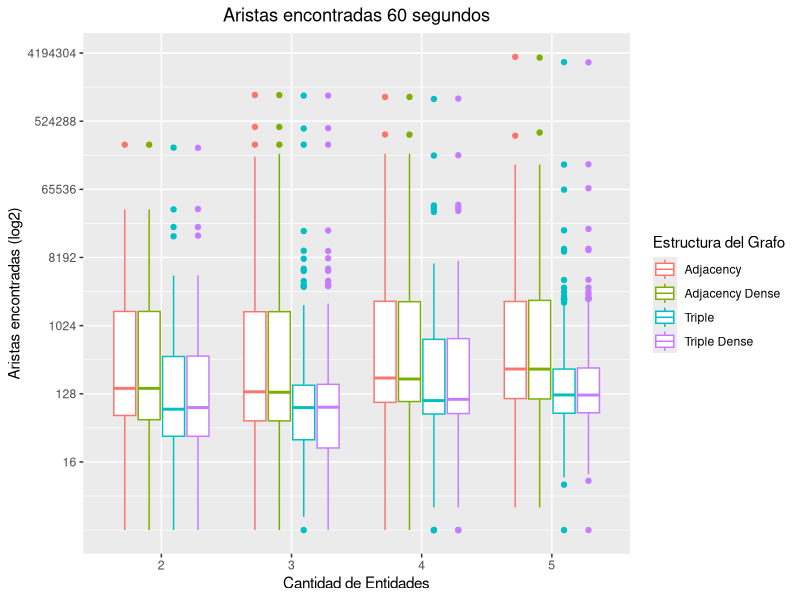
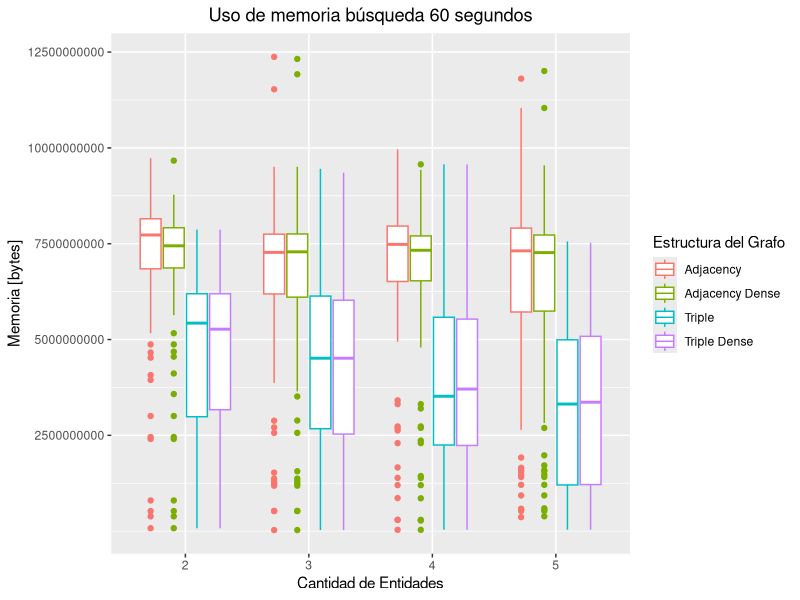
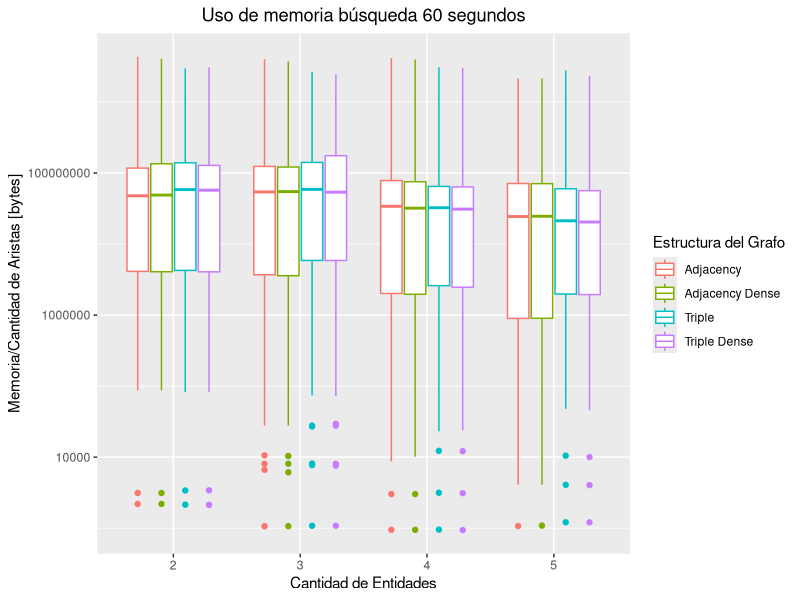
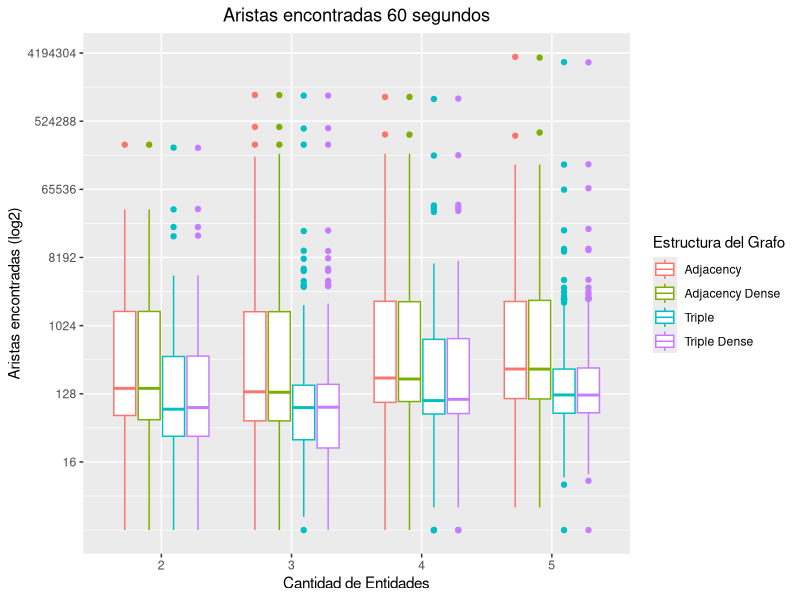
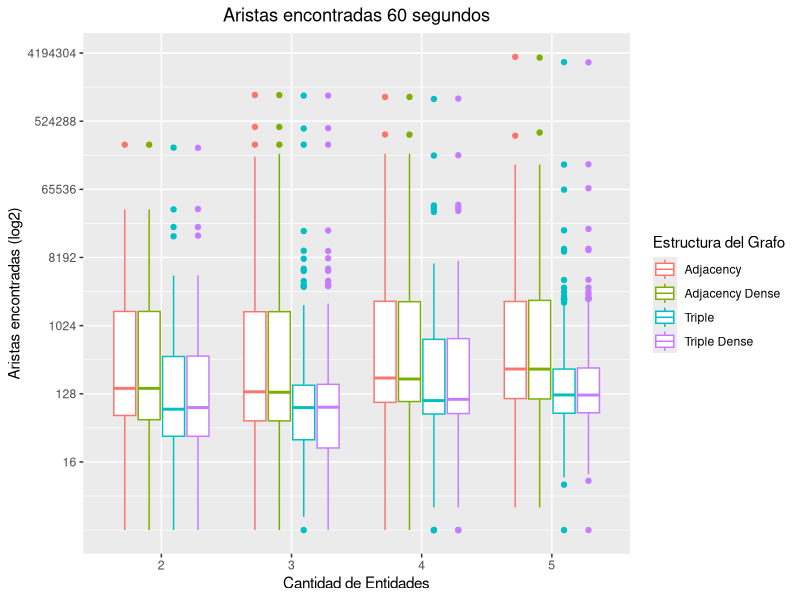
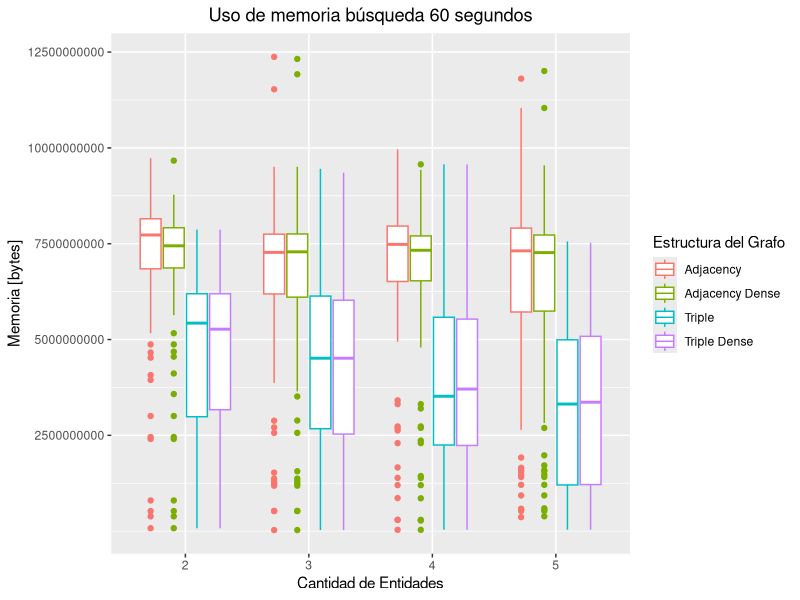
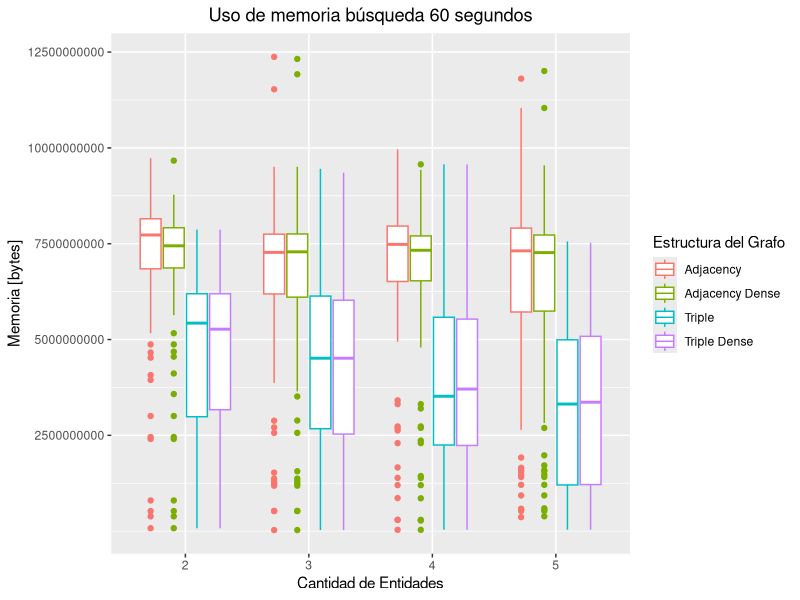
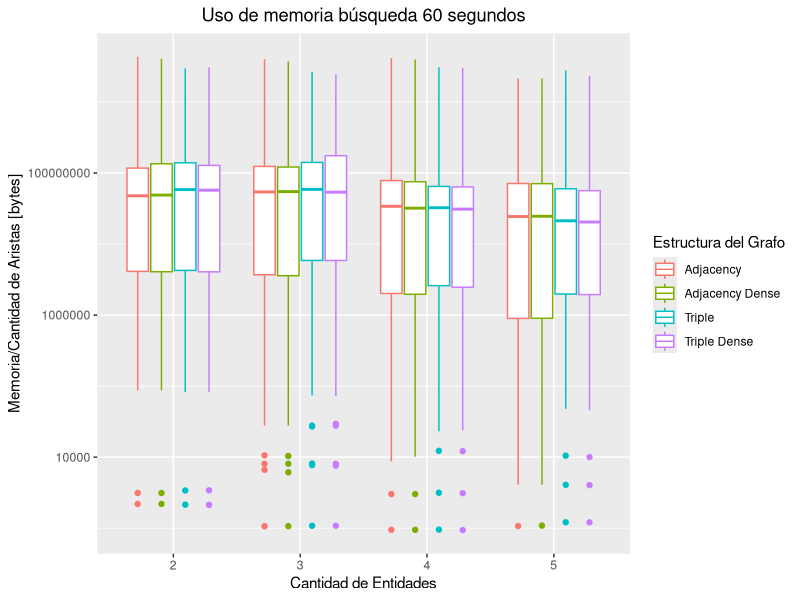

Reproduce these figures in R, in order.
## ---- chunk 1
library(ggplot2)
## ---- chunk 2
tiemposBusquedaCamino <- read.csv("datos/TPF_OptMem.csv", sep = ";")
#tiemposBusquedaCamino <- read.csv("datos/comparacion.csv", sep = ";")
## ---- chunk 3
options(scipen = 999)

tiemposBusquedaCamino$memArista = tiemposBusquedaCamino$Memoria / tiemposBusquedaCamino$Aristas

tiemposBusquedaCamino$Estructura[tiemposBusquedaCamino$Estructura == "graphGt"] <- "Objetos de Java"
tiemposBusquedaCamino$Estructura[tiemposBusquedaCamino$Estructura == "graphComp"] <- "Adjacency" #"Comprimido con índices"
tiemposBusquedaCamino$Estructura[tiemposBusquedaCamino$Estructura == "graphCompDense"] <- "Adjacency Dense"
tiemposBusquedaCamino$Estructura[tiemposBusquedaCamino$Estructura == "graphNativeFull"] <- "Triple"
tiemposBusquedaCamino$Estructura[tiemposBusquedaCamino$Estructura == "graphNativeFullDense"] <- "Triple Dense"

tiemposBusquedaCamino$Grupos[tiemposBusquedaCamino$Grupos == "penta"] <- "5"
tiemposBusquedaCamino$Grupos[tiemposBusquedaCamino$Grupos == "cuadra"] <- "4"
tiemposBusquedaCamino$Grupos[tiemposBusquedaCamino$Grupos == "triple"] <- "3"
tiemposBusquedaCamino$Grupos[tiemposBusquedaCamino$Grupos == "double"] <- "2"
## ---- chunk 4
ggplot(tiemposBusquedaCamino, aes(x=Grupos, y=Aristas, color=Estructura)) + #fill=Estructura

  geom_boxplot() +

  labs(title= "Aristas encontradas 60 segundos",
       color = "Estructura del Grafo",
       y = "Aristas encontradas (log2)",
       x = "Cantidad de Entidades") +
  #
  theme(plot.title = element_text(hjust = 0.5)) +
  #+ theme(axis.text.x = element_text(angle = 90, hjust = 1, vjust = 0.5))
  scale_y_continuous(trans='log2', breaks = c(2^4, 2^7,2^10,2^13,2^16,2^19,2^22))
# c(1000, 1000000, 1000000000)

ggsave(plot = last_plot(), filename = "export/4_TiempoBusquedaCaminos.png", width=8, height=5, dpi=300)
ggsave(plot = last_plot(), filename = "export/4_TiempoBusquedaCaminos.pdf", width=8, height=5, dpi=300)



# width=4, height=4, dpi=300
## ---- chunk 5

ggplot(tiemposBusquedaCamino, aes(x=Grupos, y=Memoria, color=Estructura)) + #fill=Estructura

  geom_boxplot() +

  labs(title= "Uso de memoria búsqueda 60 segundos",
       color = "Estructura del Grafo",
       y = "Memoria [bytes]",
       x = "Cantidad de Entidades") +
  #
  theme(plot.title = element_text(hjust = 0.5)) +
  #+ theme(axis.text.x = element_text(angle = 90, hjust = 1, vjust = 0.5))
  #scale_y_continuous(trans='log2')#, breaks = c(2,4,8,16,32,64,128,256,512,1024,2048,4096))
  scale_y_continuous(breaks = c(2500000000,5000000000,7500000000,10000000000,12500000000,15000000000,17500000000))


ggsave(plot = last_plot(), filename = "export/4_MemoriaBusquedaCaminos.png", width=8, height=5, dpi=300)
ggsave(plot = last_plot(), filename = "export/4_MemoriaBusquedaCaminos.pdf", width=8, height=5, dpi=300)

# width=4, height=4, dpi=300

## ---- chunk 6

ggplot(tiemposBusquedaCamino, aes(x=Grupos, y=memArista, color=Estructura)) + #fill=Estructura

  geom_boxplot() +

  labs(title= "Uso de memoria búsqueda 60 segundos",
       color = "Estructura del Grafo",
       y = "Memoria/Cantidad de Aristas [bytes]",
       x = "Cantidad de Entidades") +
  #
  theme(plot.title = element_text(hjust = 0.5)) +
  #+ theme(axis.text.x = element_text(angle = 90, hjust = 1, vjust = 0.5))
  #scale_y_continuous(trans='log2')#, breaks = c(2,4,8,16,32,64,128,256,512,1024,2048,4096))
  scale_y_continuous(trans='log10')

ggsave(plot = last_plot(), filename = "export/4_MemoriaAristasBusquedaCaminos.png", width=8, height=5, dpi=300)
ggsave(plot = last_plot(), filename = "export/4_MemoriaAristasBusquedaCaminos.pdf", width=8, height=5, dpi=300)

# width=4, height=4, dpi=300
